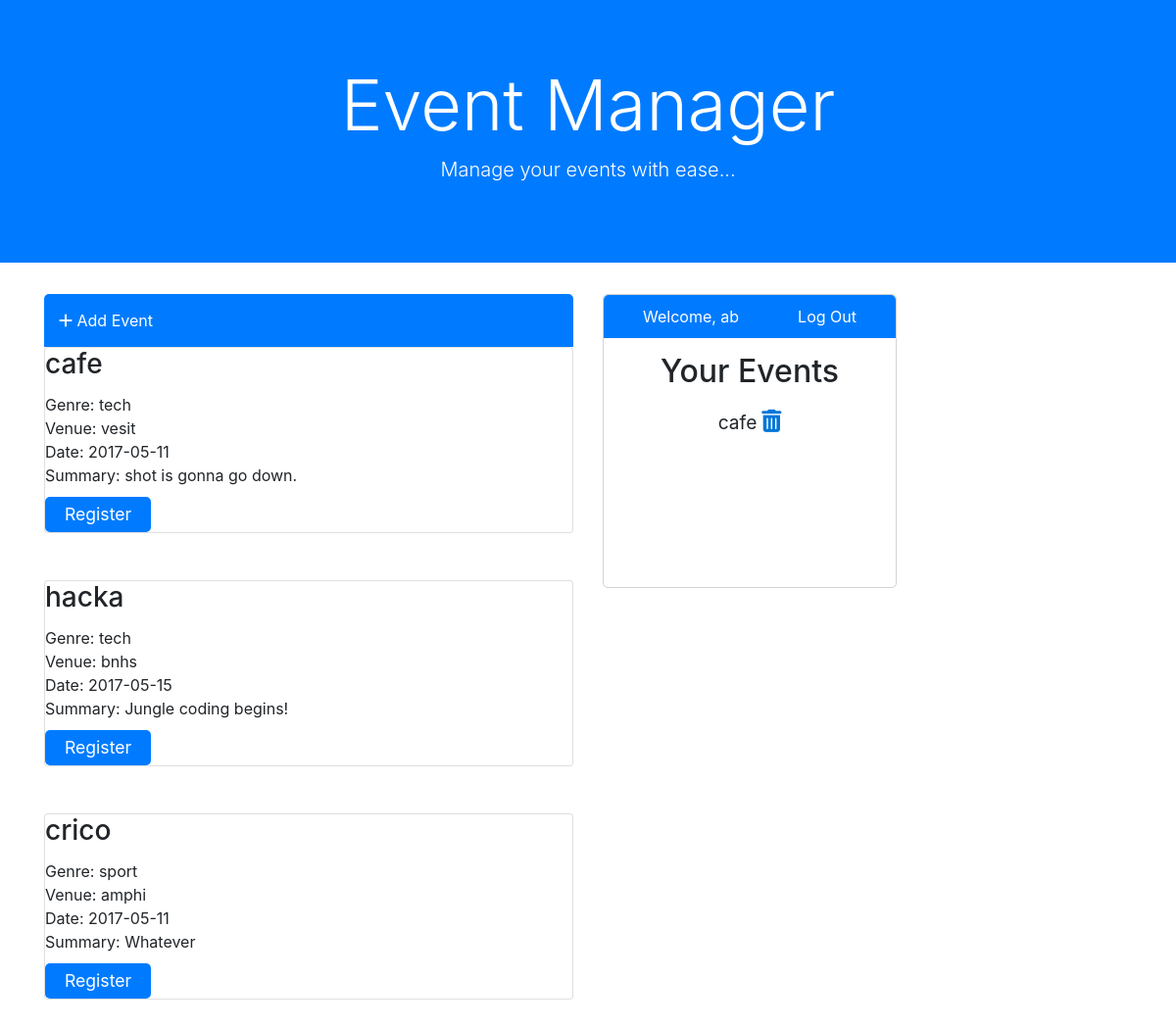
Screenshot of /homePage.php (signed in) with the database file from the repository.
### tables this page shows
CREATE TABLE `events` (
  `id` int(11) NOT NULL,
  `name` varchar(25) NOT NULL,
  `genre` varchar(25) NOT NULL,
  `venue` varchar(25) NOT NULL,
  `date` date NOT NULL,
  `summary` tinytext NOT NULL
);

CREATE TABLE `attending` (
  `username` varchar(25) NOT NULL,
  `name` varchar(25) NOT NULL
);

### homePage.php (the view, shortened to what this page needs)
<?php
	$user = $_SESSION["user"];
?>
<!DOCTYPE html>
<html>
<head>
  <link rel="stylesheet" href="https://maxcdn.bootstrapcdn.com/bootstrap/4.0.0-alpha.6/css/bootstrap.min.css">
	<link rel="stylesheet" href="homepage.css">
</head>
<body>
<div class="jumbotron jumbotron-fluid bg-primary text-white">
	<div class="container text-center">
		<h1 class="display-3">Event Manager</h1>
		<p class="lead">Manage your events with ease...</p>
	</div>
</div>
<div class = "container">
<div class="row">
<div class="col-6">
<a href="addEvent.php" class="add bg-primary text-white"><i class="fa fa-plus" aria-hidden="true"></i>  Add Event</a>
<?php
$servername = "localhost";
$username = "root";
$password = "";
$dbname = "eventmanager";
$conn = new mysqli($servername, $username, $password, $dbname);
$sql = "SELECT * FROM events";
$result = $conn->query($sql);
if($result->num_rows > 0){
	while($row = $result->fetch_assoc()){?>
	<div class="card">
		<div class="card-block">
		<h3 class="card-title"><?php echo $row["name"]?></h3><?php echo " Genre: ".$row["genre"]."<br> Venue: ".$row["venue"]."<br> Date: ".$row["date"]."<br> Summary: ".$row["summary"]."<br>";
?>
		<form action="registerControl.php" method="POST">
		<button type="submit" class="bg-primary text-white">Register</button>
		</form>
		</div>
		</div>
		<br><br>
<?php
	}
}
else{
	echo "The table is empty brah.";
}
?>
</div>
<div class = "col-6">
<div class="registered">
<div class = "welcome bg-primary text-white d-flex justify-content-around"><?php echo "Welcome,  ".$_SESSION["user"]; ?>
<a href="logOutControl.php" class="out text-white">Log Out</a>
</div>
<h2 class="display-5 text-center">Your Events</h2>
<?php
$servername = "localhost";
$username = "root";
$password = "";
$dbname = "eventmanager";
$conn = new mysqli($servername, $username, $password, $dbname);
$sql = "SELECT* FROM attending WHERE username = '$user'";
$result = $conn->query($sql);
if($result->num_rows > 0){
	while($row = $result->fetch_assoc()){?>
	<div class = "unsubscribe d-flex justify-content-around">
	<?php
		echo $row["name"];
	?>
<form action = "unsubscribe.php" method = "POST">
<span data-toggle="tooltip" title="Unsubscribe" data-placement="right"><button type="submit" id = "trash"<i class="fa fa-trash" aria-hidden="true"></i></button></span>
</form>
</div>
<?php
	}
 }
?>
</div>
</div>
</div>
</div>
</body>
</html>

### homePage.css (style rules this page uses)
.add { display: block; border-top-left-radius: 5px; border-top-right-radius: 5px; padding: 15px; }
button { cursor: pointer; padding: 5px 20px; border-style: none; font-size: 1.1em; margin-top: 10px; border-radius: 5px; }
.registered { height: 300px; width: 300px; border-radius: 5px; border: 1px solid lightgrey; }
.welcome { margin-bottom: 15px; padding: 10px; border-top-left-radius: 5px; border-top-right-radius: 5px; }
.unsubscribe { width: 30%; margin: auto; padding: 10px; font-size: 1.2em; }
#trash { font-size: 1.2em; padding: 0; margin: 0; color: #0275d8; background-color: #fff; }

### rows the page displays
events: name "cafe", genre "tech", venue "vesit", date "2017-05-11", summary "shot is gonna go down."
events: name "hacka", genre "tech", venue "bnhs", date "2017-05-15", summary "Jungle coding begins!"
events: name "crico", genre "sport", venue "amphi", date "2017-05-11", summary "Whatever"
attending: name "cafe"

### other values shown
$_SESSION["user"] "ab"
